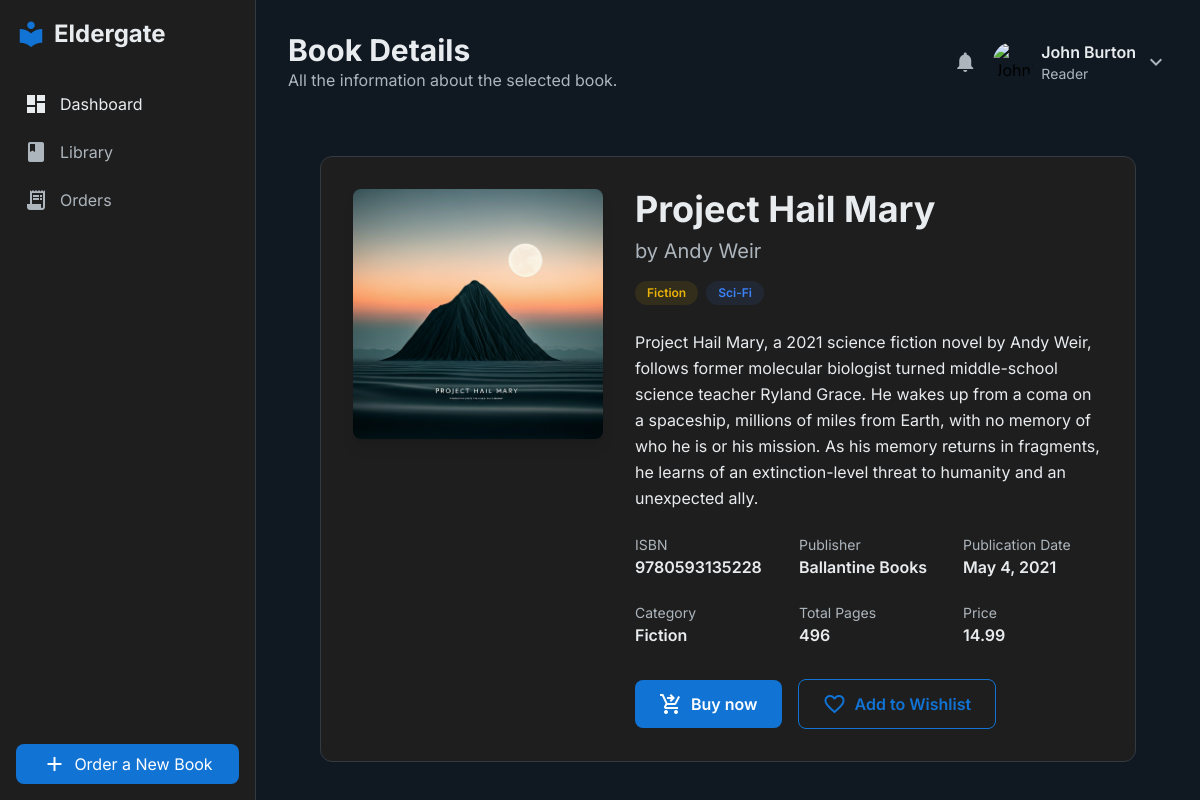
Page /books/book-details/3/ (signed in) on the committed database.
### accounts/models.py (models this page shows)
class EldergateLibraryUser(models.Model):
    id = models.AutoField(primary_key=True)
    username = models.CharField(max_length=100, unique=True)
    password = models.CharField(max_length=100)
    email = models.CharField(max_length=100)
    First_Name = models.CharField(max_length=100)
    Last_Name = models.CharField(max_length=100)
    date_joined = models.DateTimeField(auto_now_add=True)
    last_login = models.DateTimeField(blank=True, null=True)
    is_active = True
    USER_TYPE_CHOICES = [
        ('Reader', 'Reader'),
        ('Librarian', 'Librarian'),
        ('Administrator', 'Administrator'),
    ]
    model_name = models.CharField(
        max_length=100,
        choices=USER_TYPE_CHOICES,
        default='Reader',
    )
    current_reading = models.ForeignKey(Book, on_delete=models.CASCADE, null=True, blank=True)
    reading_progress = models.IntegerField(default=0)

### books/models.py (models this page shows)
class Book(models.Model):
    id = models.AutoField(primary_key=True)
    title = models.CharField(max_length=100)
    author = models.CharField(max_length=100)
    description = models.TextField()
    isbn = models.CharField(max_length=13)
    publisher = models.CharField(max_length=100)
    publication_date = models.DateField()
    category = models.ForeignKey(Category, on_delete=models.CASCADE, default=0)
    subcategory = models.ForeignKey(SubCategory, on_delete=models.CASCADE, null=True, blank=True)
    total_pages = models.IntegerField()
    price = models.DecimalField(max_digits=10, decimal_places=2)
    is_trending = models.BooleanField(default=False)
    cover_image = models.ImageField(upload_to='book_covers/')
    pdf_link = models.FileField(upload_to='books/')
    timestamp = models.DateTimeField(auto_now_add=True)

class Category(models.Model):
    id = models.AutoField(primary_key=True)
    name = models.CharField(max_length=100)

class SubCategory(models.Model):
    id = models.AutoField(primary_key=True)
    name = models.CharField(max_length=100)
    category = models.ForeignKey(Category, on_delete=models.CASCADE)

### books/views.py (the view)
# urls.py: path('book-details/<int:book_id>/', views.book_details_view, name='book-details'),
def book_details_view(request, book_id):
    if request.session.get('is_authenticated'):
        user = request.user
        title = "Book Details"
        subtitle = "All the information about the selected book."
        book = Book.objects.get(id=book_id)
        _, book_action_btn, icon = book_btn_on_price(book.price)
        data = {
            'id': book.id,
            'title': book.title,
            'description': book.description,
            'author': book.author,
            'category': book.category.name,
            'category_id': book.category.id,
            'subcategory': book.subcategory.name,
            'subcategory_id': book.subcategory.id,
            'publisher': book.publisher,
            'publication_date': book.publication_date,
            'isbn': book.isbn,
            'pages': book.total_pages,
            'cover': book.cover_image.url,
            'price': book.price,
            'date_created': book.timestamp,
            'file': book.pdf_link.url,
            'action_btn': {
                'text': book_action_btn,
                'icon': icon
            },
        }
        return render(request, 'app/book-details.html', {'user': user, 'book_data': data, 'title': title, 'subtitle': subtitle})
    else:
        return redirect('login')

### accounts/helpers.py (called while the page is built)
def book_btn_on_price(price):
    if price == 0:
        class_sheet = "border border-primary text-primary py-1 px-4 rounded-full text-sm font-semibold hover:bg-primary hover:text-white transition-colors"
        text = "Read now"
        icon = "book"
    else:
        class_sheet = "border border-primary text-primary py-1 px-4 rounded-full text-sm font-semibold hover:bg-primary hover:text-white transition-colors"
        text = "Buy now"
        icon = "shopping_cart_checkout"
    return class_sheet, text, icon

### templates/app/book-details.html (shortened to what this page needs)
{% extends 'layout.html' %}
{% block content %}
{% include 'includes/header.html' %}
<div class="flex-1 p-8 overflow-y-auto">
    <div
        class="bg-card-light dark:bg-card-dark p-8 rounded-xl border border-border-light dark:border-border-dark">
        <div class="flex flex-col lg:flex-row gap-8">
            <div class="lg:w-1/3 flex-shrink-0">
                <img alt="Book cover for The Lovely Bones"
                    class="w-full h-auto object-cover rounded-lg shadow-lg"
                    src="{{ book_data.cover }}" />
            </div>
            <div class="lg:w-2/3">
                <h1 class="text-4xl font-bold text-text-light dark:text-text-dark mb-2">{{ book_data.title }}</h1>
                <p class="text-xl text-subtext-light dark:text-subtext-dark mb-4">by {{ book_data.author }}</p>
                <div class="flex items-center gap-2 mb-6">
                    <span
                        class="text-xs font-semibold text-yellow-500 bg-yellow-500/10 py-1 px-3 rounded-full">{{ book_data.category }}</span>
                    <span
                        class="text-xs font-semibold text-blue-500 bg-blue-500/10 py-1 px-3 rounded-full">{{ book_data.subcategory }}</span>
                </div>
                <p class="text-text-light dark:text-text-dark leading-relaxed mb-6">
                    {{ book_data.description }}
                </p>
                <div class="grid grid-cols-2 sm:grid-cols-3 gap-6 mb-8">
                    <div>
                        <p class="text-sm text-subtext-light dark:text-subtext-dark">ISBN</p>
                        <p class="font-semibold text-text-light dark:text-text-dark">{{ book_data.isbn }}</p>
                    </div>
                    <div>
                        <p class="text-sm text-subtext-light dark:text-subtext-dark">Publisher</p>
                        <p class="font-semibold text-text-light dark:text-text-dark">{{ book_data.publisher }}</p>
                    </div>
                    <div>
                        <p class="text-sm text-subtext-light dark:text-subtext-dark">Publication Date</p>
                        <p class="font-semibold text-text-light dark:text-text-dark">{{ book_data.publication_date }}</p>
                    </div>
                    <div>
                        <p class="text-sm text-subtext-light dark:text-subtext-dark">Category</p>
                        <p class="font-semibold text-text-light dark:text-text-dark">{{ book_data.category }}</p>
                    </div>
                    <div>
                        <p class="text-sm text-subtext-light dark:text-subtext-dark">Total Pages</p>
                        <p class="font-semibold text-text-light dark:text-text-dark">{{ book_data.pages }}</p>
                    </div>
                    <div>
                        <p class="text-sm text-subtext-light dark:text-subtext-dark">Price</p>
                        <p class="font-semibold text-text-light dark:text-text-dark">{{ book_data.price }}</p>
                    </div>
                </div>
                <div class="flex items-center space-x-4">
                    <button
                        class="bg-primary text-white py-3 px-6 rounded-lg font-semibold flex items-center justify-center hover:bg-primary/90 transition-colors" data-action-btn data-action-text="{{ book_data.action_btn.text }}" data-book-id="{{ book_data.id }}">
                        <span class="material-icons mr-2">{{ book_data.action_btn.icon }}</span>
                        {{ book_data.action_btn.text }}
                    </button>
                    <button
                        class="border border-primary text-primary py-3 px-6 rounded-lg font-semibold flex items-center justify-center hover:bg-primary/10 transition-colors">
                        <span class="material-icons mr-2">favorite_border</span>
                        Add to Wishlist
                    </button>
                </div>
            </div>
        </div>
    </div>
</div>
{% endblock %}

### templates/includes/header.html (shortened to what this page needs)
<header class="flex justify-between items-center mb-8">
    <div>
        <h2 class="text-3xl font-bold text-text-light dark:text-text-dark">{{ title }}</h2>
        <p class="text-subtext-light dark:text-subtext-dark">{{ subtitle }}</p>
    </div>
    <div class="flex items-center space-x-4">
        <span class="material-icons text-subtext-light dark:text-subtext-dark cursor-pointer">notifications</span>
        <div class="flex items-center space-x-2">
            <img alt="{{ user.First_Name }}'s profile picture" class="w-10 h-10 rounded-full" src="https://static.vecteezy.com/system/resources/previews/018/765/757/non_2x/user-profile-icon-in-flat-style-member-avatar-illustration-on-isolated-background-human-permission-sign-business-concept-vector.jpg"/>
            <div>
                <p class="font-semibold text-text-light dark:text-text-dark">{{ user.First_Name }} {{ user.Last_Name }}</p>
                <p class="text-sm text-subtext-light dark:text-subtext-dark">{{ user.model_name }}</p>
            </div>
            <div class="relative inline-block text-left">
                <button type="button" class="flex items-center focus:outline-none" id="menu-button" aria-expanded="true" aria-haspopup="true">
                    <span class="material-icons text-subtext-light dark:text-subtext-dark cursor-pointer">expand_more</span>
                </button>
            </div>
        </div>
    </div>
</header>

### templates/layout.html (style rules this page uses)
body { font-family: 'Inter', sans-serif; }

### rows in the picture
EldergateLibraryUser: First_Name "John", Last_Name "Burton", model_name "Reader"
Book: title "Project Hail Mary", author "Andy Weir", description "Project Hail Mary, a 2021 science fiction novel by Andy Weir, follows former molecular biologist turned middle-school science teacher Ryland Grace. He wakes up from a coma on a spaceship, millions of miles from Earth, with no memory of who he is or his mission. As his memory returns in fragments, he learns of an extinction-level threat to humanity and an unexpected ally.", isbn "9780593135228", publisher "Ballantine Books", publication_date "May 4, 2021", price "14.99"
Category: category "Fiction"
SubCategory: subcategory "Sci-Fi"

### other values in the picture
{{ title }} "Book Details"
{{ subtitle }} "All the information about the selected book."
{{ book_data.pages }} "496"
{{ book_data.action_btn.text }} "Buy now"
